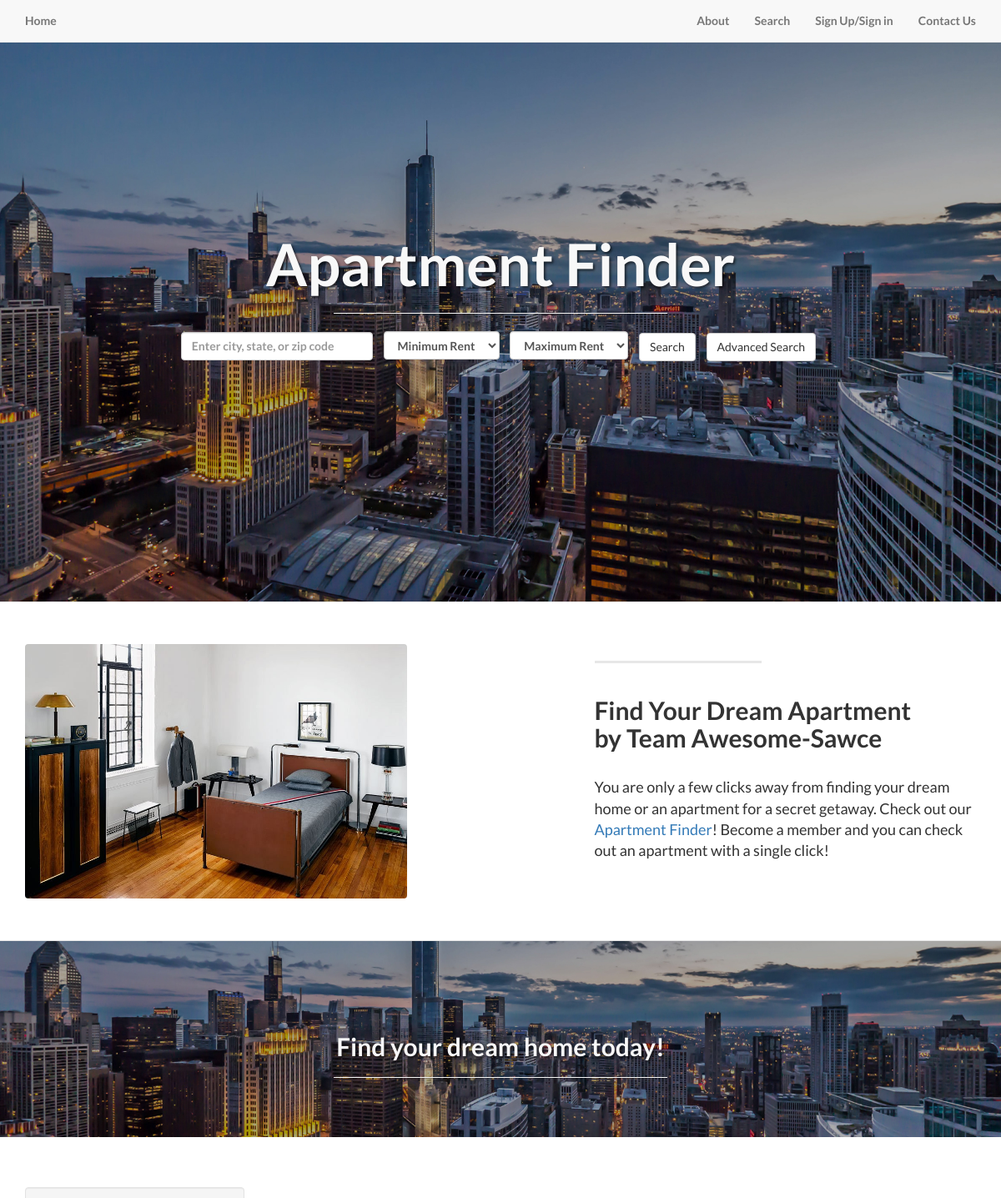
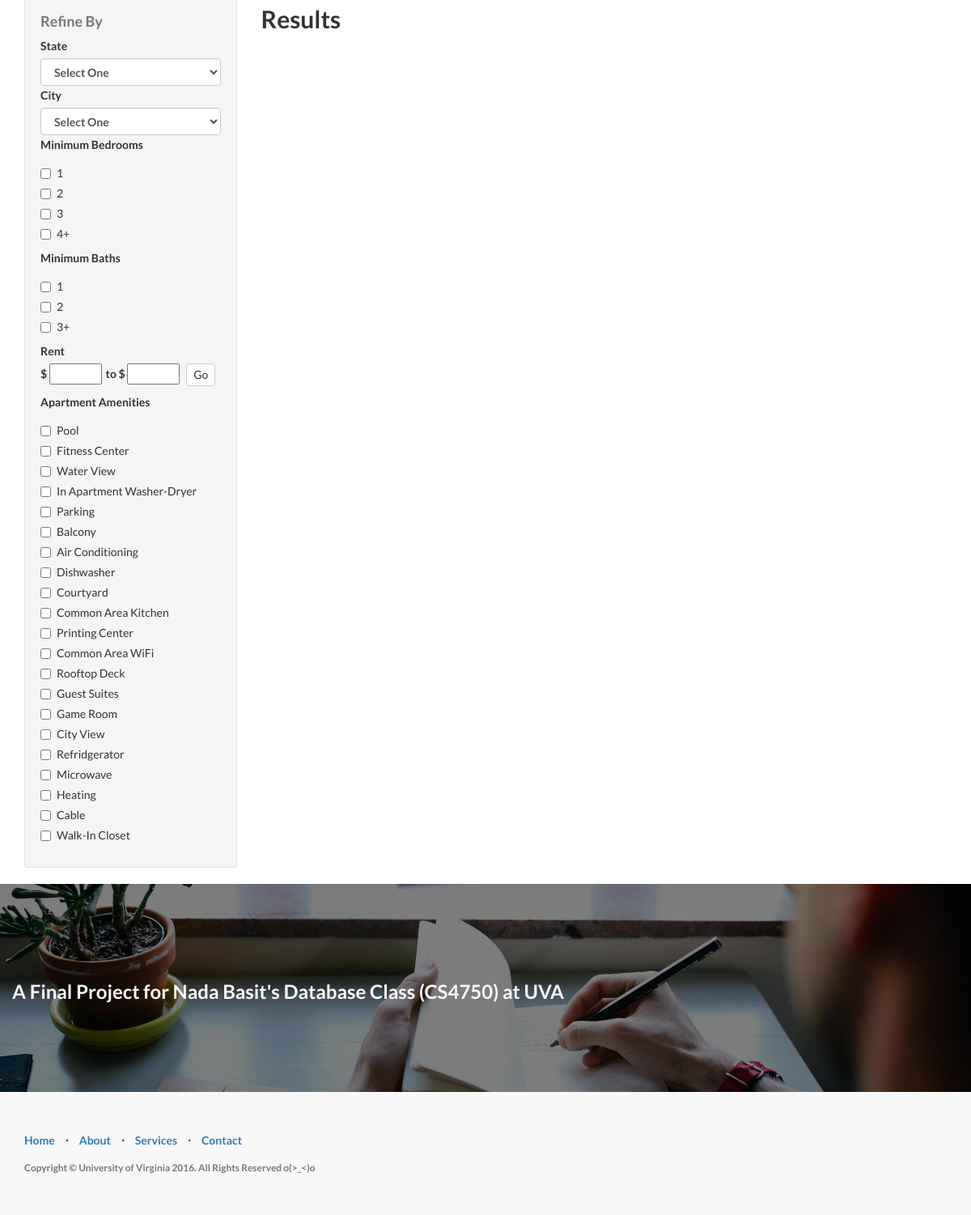
The page / on the database its author committed (2 pictures, top to bottom).
### tables this page shows
CREATE TABLE IF NOT EXISTS `Amenity` (
  `amenity_id` int(11) NOT NULL,
  `name` varchar(25) NOT NULL
);

### index.php (the view, shortened to what this page needs)
<!DOCTYPE html>
<html lang="en">
<head>
    <link href="css/bootstrap.min.css" rel="stylesheet">
	<link rel="stylesheet" href="https://maxcdn.bootstrapcdn.com/font-awesome/4.5.0/css/font-awesome.min.css">
    <link href="css/landing-page.css" rel="stylesheet">
	<link href="css/thumbnail.css" rel="stylesheet">
</head>
<body>
	<?php
    $db = DbUtil::loginConnection();
	?>
    <nav class="navbar navbar-default navbar-fixed-top topnav" role="navigation">
        <div class="container topnav">
            <div class="navbar-header">
                <a class="navbar-brand topnav" href="index.php#">Home</a>
            </div>
            <div class="collapse navbar-collapse" id="bs-example-navbar-collapse-1">
                <ul class="nav navbar-nav navbar-right">
                    <li>
                        <a href="index.php#about">About</a>
                    </li>
                    <li>
                        <a href="index.php#advancedSearch">Search</a>
                    </li>
                    <?php
                    if (isset($_SESSION['username'])){
                    	echo "<li> <a href='user_profile.php'> Profile </a></li>" ;
                    	echo "<li> <a href='logout.php'> Log out </a></li>" ;
                    } else {
                    	echo "<li> <a href='Signup.php'> Sign Up/Sign in </a></li>" ;
					}
					?>
                    <li>
                        <a href="index.php#contact">Contact Us</a>
                    </li>
                </ul>
            </div>
        </div>
    </nav>
    <div class="intro-header">
        <div class="container">
            <div class="row">
                <div class="col-lg-12">
                    <div class="intro-message">
                        <h1>Apartment Finder</h1>
                        <hr class="intro-divider">
                        <ul class="list-inline intro-social-buttons">
                            <li>
                               <input type="text" style="width: 230px;" class="form-control" id="location" name="location" placeholder="Enter city, state, or zip code"/>
                            </li>
							<li>
								<select class="form-control" id="minrent" name="minrent">
									<option value="0" data-hidden="true">Minimum Rent</option>
								</select>
							</li>
							<li>
								<select class="form-control" id="maxrent" name="maxrent">
									<option value="1000000" data-hidden="true">Maximum Rent</option>
								</select>
							</li>
							<li>
								<button type="button" class="btn btn-default" id="searchByLocRentButton" onclick="location.href='#advancedSearch';">Search</button>
							</li>
							<li>
								<button type="button" class="btn btn-default" onclick="location.href='#advancedSearch';">Advanced Search</button>
							</li>
                        </ul>
                    </div>
                </div>
            </div>
        </div>
    </div>
    <div class="content-section-b" id="about">
        <div class="container">
            <div class="row">
                <div class="col-lg-5 col-lg-offset-1 col-sm-push-6  col-sm-6">
                    <hr class="section-heading-spacer">
                    <div class="clearfix"></div>
                    <h2 class="section-heading">Find Your Dream Apartment<br>by Team Awesome-Sawce</h2>
                    <p class="lead">
                        You are only a few clicks away from finding your dream home or an apartment for a secret getaway. Check out our <a target="_blank" href="http://www.psdcovers.com/">Apartment Finder</a>! Become a member and you can check out an apartment with a single click!
                    </p>
                </div>
                <div class="col-lg-5 col-sm-pull-6  col-sm-6">
                    <img class="img-responsive" style="border-radius: 4px;" src="img/apt_dream.jpg" alt="">
                </div>
            </div>
        </div>
    </div>
    <div class="intro-header"  id="advancedSearch">
        <div class="container">
            <div class="row">
                <div class="col-lg-12">
                    <br/>
                    <br/>
                     <h2 style="text-shadow: 2px 2px 3px rgba(0, 0, 0, 0.6); font-weight: 625">Find your dream home today!</h2>
                    <hr class="intro-divider">
                 </div>
            </div>
        </div>
    </div>
		<div class="container">
			<div class="row">
					<br/><br/><br/>
				<div class="col-md-3" id="leftCol">
					<div class="well">
						<ul class="nav nav-stacked" id="sidebar">
						  <h4 class="text-muted large-text">
							Refine By
  						  </h4>
						  <li>
						  <label>State</label>
						  <select id="select-state" class="form-control bfh-states" data-country="US">
							<option data-hidden="true" value="null">Select One</option>
						  </select>
						  </li>
						  <li>
						  <label>City</label>
						  <select id="select-city" class="form-control bfh-states" data-country="US">
							<option data-hidden="true" value="null">Select One</option>
						  </select>
						  </li>
						  <li>
							  <label>Minimum Bedrooms</label>
							  <div id="bedroom-select">
								  <div class="checkbox">
								  <label><input type="checkbox" name="beds_list[]" value="1">1</label>
								  </div>
								  <div class="checkbox">
								  <label><input type="checkbox" name="beds_list[]" value="2">2</label>
								  </div>
								  <div class="checkbox">
								  <label><input type="checkbox" name="beds_list[]" value="3">3</label>
								  </div>
								  <div class="checkbox">
								  <label><input type="checkbox" name="beds_list[]" value="4">4+</label>
								  </div>
							  </div>
						  </li>
						  <li>
						      <label>Minimum Baths</label>
							  <div id="bathroom-select">
								  <div class="checkbox">
								  <label><input type="checkbox" name="baths_list[]" value="1">1</label>
								  </div>
								  <div class="checkbox">
								  <label><input type="checkbox" name="baths_list[]" value="2">2</label>
								  </div>
								  <div class="checkbox">
								  <label><input type="checkbox" name="baths_list[]" value="3">3+</label>
								  </div>
							  </div>
						  </li>
						  <li>
							  <label>Rent</label>
							  <form class="form-inline" role="form">
								  <div class="form-group">
									<label for="minrent_input">$</label>
									<input type="number" class="rent-filter" id="minrent_input">
								  </div>
								  <div class="form-group">
									<label for="maxrent_input" style="margin-left: 2px;">  to $</label>
									<input type="number" class="rent-filter" id="maxrent_input">
								  </div>
								  <button type="submit" class="btn btn-default btn-rent" id="rent_range">Go</button>
								</form>
						  </li>
						  <li style="margin-top: 10px;">
						    <label>Apartment Amenities</label>
							<div id="amenities">
								<?php
									$stmt = $db->stmt_init();
									if($stmt->prepare("SELECT amenity_id, name FROM Amenity") or die("Failed to retrieve amenities")) {
										$stmt->execute();
										$stmt->bind_result($amenity_id, $name);
										while($stmt->fetch()) {
												echo "<div class='checkbox'>";
												echo "<label><input type=\"checkbox\" name='amenity_input[]' value=$amenity_id>";
												echo "$name</label></div>";
										}
									}
								?>
							</div>
						  </li>
						</ul>
					</div>
				</div>
				<div class="col-md-9">
					<h2 id="sec0">Results</h2>
				</div>
			</div>
		</div>
    <div class="banner">
        <div class="container">
            <div class="row">
                    <h3>A Final Project for Nada Basit's Database Class (CS4750) at UVA</h3>
            </div>
        </div>
    </div>
    <footer>
        <div class="container">
            <div class="row">
                <div class="col-lg-12">
                    <ul class="list-inline">
                        <li>
                            <a href="#">Home</a>
                        </li>
                        <li class="footer-menu-divider">&sdot;</li>
                        <li>
                            <a href="#about">About</a>
                        </li>
                        <li class="footer-menu-divider">&sdot;</li>
                        <li>
                            <a href="#services">Services</a>
                        </li>
                        <li class="footer-menu-divider">&sdot;</li>
                        <li>
                            <a href="#contact">Contact</a>
                        </li>
                    </ul>
                    <p class="copyright text-muted small">Copyright &copy; University of Virginia 2016. All Rights Reserved o(>_<)o </p>
                </div>
            </div>
        </div>
    </footer>
</body>
</html>

### css/landing-page.css (style rules this page uses)
body, html { width: 100%; height: 100%; }
body, h1, h2, h3, h4, h5, h6 { font-family: "Lato","Helvetica Neue",Helvetica,Arial,sans-serif; font-weight: 700; }
.topnav { font-size: 14px; }
.lead { font-size: 18px; font-weight: 400; }
.intro-header { padding-top: 50px; padding-bottom: 50px; text-align: center; color: #f8f8f8; background: url(../img/cityscape-intro-bg.jpg) no-repeat center center; background-size: cover; }
.intro-message { position: relative; padding-top: 20%; padding-bottom: 20%; }
.intro-message > h1 { margin: 0; text-shadow: 2px 2px 3px rgba(0,0,0,0.6); font-size: 5em; }
.intro-divider { width: 400px; border-top: 1px solid #f8f8f8; border-bottom: 1px solid rgba(0,0,0,0.2); }
.content-section-b { padding: 50px 0; border-top: 1px solid #e7e7e7; border-bottom: 1px solid #e7e7e7; }
.section-heading { margin-bottom: 30px; }
.section-heading-spacer { float: left; width: 200px; border-top: 3px solid #e7e7e7; }
.banner { padding: 100px 0; color: #f8f8f8; background: url(../img/banner-bg.jpg) no-repeat center center; background-size: cover; }
footer { padding: 50px 0; background-color: #f8f8f8; }
p.copyright { margin: 15px 0 0; }

### css/thumbnail.css (style rules this page uses)
.rent-filter { width: 65px; }
.btn-rent { padding: 3px 8px; margin-left: 5px; }

### rows shown on the page
amenity: name "Pool"
amenity: name "Fitness Center"
amenity: name "Water View"
amenity: name "In Apartment Washer-Dryer"
amenity: name "Parking"
amenity: name "Balcony"
amenity: name "Air Conditioning"
amenity: name "Dishwasher"
amenity: name "Courtyard"
amenity: name "Common Area Kitchen"
amenity: name "Printing Center"
amenity: name "Common Area WiFi"
amenity: name "Rooftop Deck"
amenity: name "Guest Suites"
amenity: name "Game Room"
amenity: name "City View"
amenity: name "Refridgerator"
amenity: name "Microwave"
amenity: name "Heating"
amenity: name "Cable"
amenity: name "Walk-In Closet"
